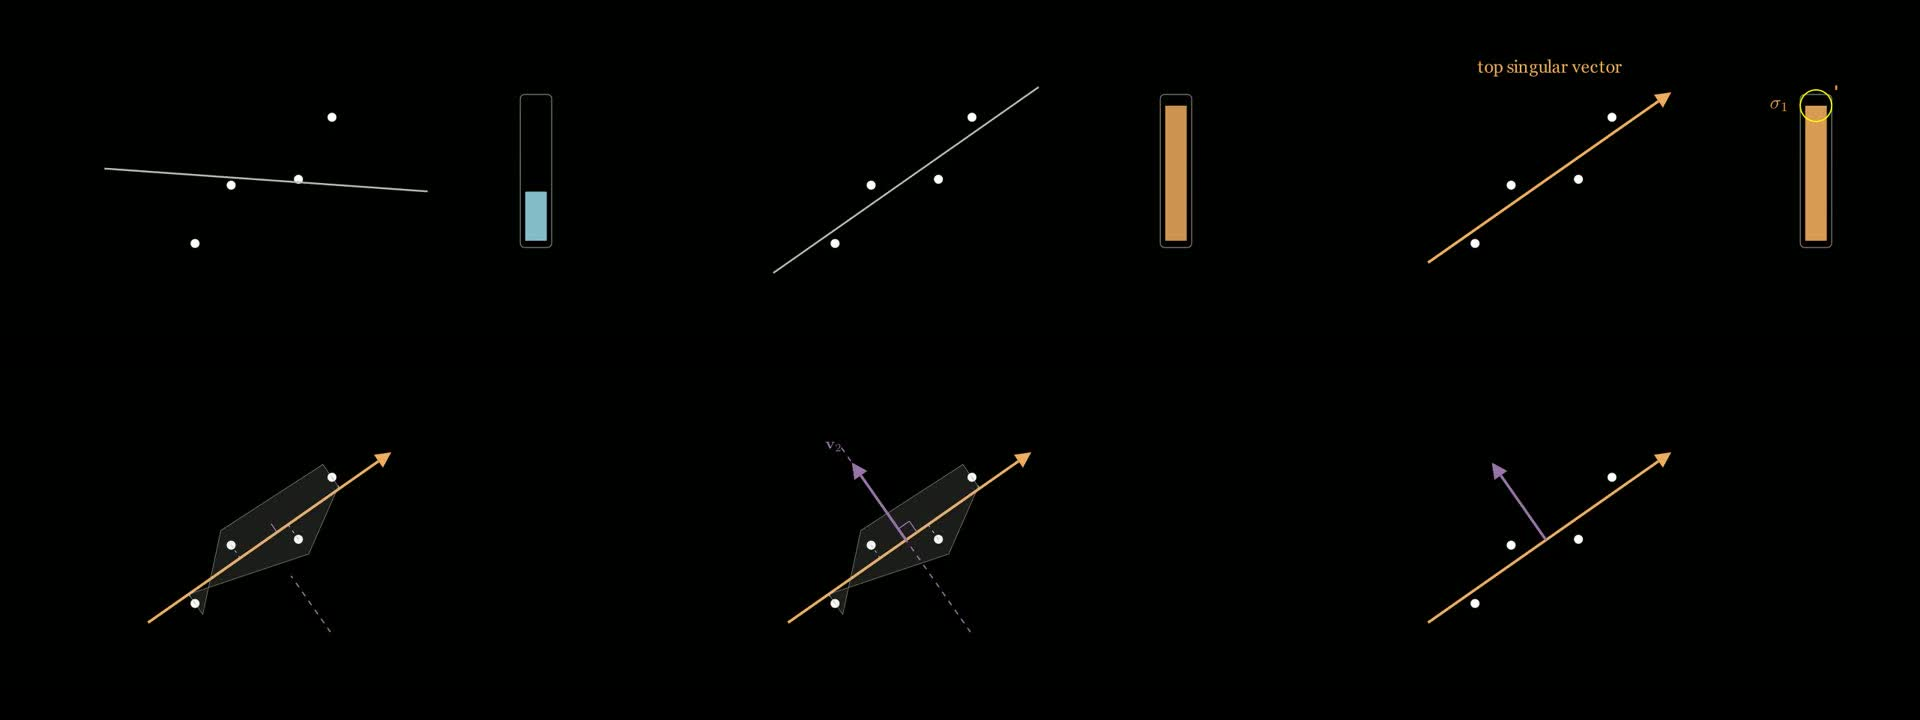

Write the Python code that produced this figure.
"""
Scene: scene_002
Narration: Keep sweeping and watch the tally bar. It peaks exactly when the line cuts through the long diagonal...
Duration: 30.7s
Generated: 2026-11-16T20:14:56.405105
"""

from manim import *
from src.utils.coordinate_system_helpers import attach_axis_labels, create_coordinate_system, plot_function_on_system
from src.utils.notation_helpers import create_notation, create_notation_transform_target, create_text_label
from src.utils.pi_characters import create_character_for_role, create_character_lineup, create_pi_teacher, create_pi_students, create_speech_bubble
from src.utils.animation_patterns import progressive_write, dim_and_focus, staged_transform, execute_animation_steps
from src.utils.layout_tracker import LayoutTracker
from src.utils.geometry_helpers import connect, drop_perpendicular, on_axes, perpendicular_foot
from src.utils.narration_sync import sync_to, sync_to_end

class Scene_002(Scene):
    def construct(self):
        layout = LayoutTracker()

        center = np.array([-1.2, 0.0, 0.0])
        optimal_angle = np.arctan2(2.1, 3.0)
        u_dir = np.array([np.cos(optimal_angle), np.sin(optimal_angle), 0.0])
        v_dir = np.array([-np.sin(optimal_angle), np.cos(optimal_angle), 0.0])

        # Purpose [beat_004, beat_005, beat_006]: The data points whose diagonal alignment defines the winning direction.
        pt1 = center - 2.1 * u_dir - 0.25 * v_dir
        pt2 = center - 0.7 * u_dir + 0.35 * v_dir
        pt3 = center + 0.6 * u_dir - 0.40 * v_dir
        pt4 = center + 2.0 * u_dir + 0.30 * v_dir
        point_cloud = VGroup(*(Dot(p, radius=0.1, color=WHITE) for p in [pt1, pt2, pt3, pt4]))
        layout.register("point_cloud", point_cloud)

        # Purpose [beat_004, beat_005]: The score bar that rises as the candidate line improves and peaks at the best fit.
        tally_bg = RoundedRectangle(
            corner_radius=0.1,
            width=0.7,
            height=3.4,
            stroke_color=GRAY_C,
            stroke_width=2,
            fill_color=BLACK,
            fill_opacity=0.6,
        ).move_to(RIGHT * 4.8 + UP * 0.2)
        layout.register("tally_bg", tally_bg)

        tally_track_base = tally_bg.get_bottom() + UP * 0.15
        max_bar_height = 3.0

        theta_tracker = ValueTracker(optimal_angle - 0.75)

        def get_tally_height():
            diff = theta_tracker.get_value() - optimal_angle
            factor = max(0.18, np.cos(diff) ** 4)
            return factor * max_bar_height

        projection_tally = always_redraw(
            lambda: Rectangle(
                width=0.48,
                height=get_tally_height(),
                fill_color=BLUE_B if abs(theta_tracker.get_value() - optimal_angle) > 0.08 else GOLD_C,
                fill_opacity=0.85,
                stroke_width=0,
            ).move_to(tally_track_base + UP * (get_tally_height() / 2.0))
        )
        layout.register("projection_tally", projection_tally)

        # Purpose [beat_004]: The sweeping tested direction that rotates until it best matches the data.
        line_half_len = 3.6
        candidate_line = always_redraw(
            lambda: Line(
                start=center - line_half_len * np.array([np.cos(theta_tracker.get_value()), np.sin(theta_tracker.get_value()), 0.0]),
                end=center + line_half_len * np.array([np.cos(theta_tracker.get_value()), np.sin(theta_tracker.get_value()), 0.0]),
                color=GRAY_B,
                stroke_width=4,
            )
        )
        layout.register("candidate_line", candidate_line)

        # Initial appearance
        self.play(
            FadeIn(point_cloud, shift=UP * 0.2),
            Create(tally_bg),
            Create(candidate_line),
            FadeIn(projection_tally),
            run_time=1.0,
        )
        self.wait(0.9)

        # Sweep candidate line toward optimal diagonal alignment while tally bar climbs
        self.play(
            theta_tracker.animate.set_value(optimal_angle),
            run_time=6.5,
            rate_func=smooth,
        )
        self.wait(0.9)

        # Lock in candidate line: freeze dynamic redraws into fixed objects
        candidate_line.clear_updaters()
        projection_tally.clear_updaters()

        # Purpose [beat_004, beat_005, beat_006]: The winning direction through the points, revealing the top singular vector.
        best_line_v1 = Arrow(
            start=center - 3.2 * u_dir,
            end=center + 3.4 * u_dir,
            color=GOLD_C,
            stroke_width=6,
            buff=0,
            max_tip_length_to_length_ratio=0.15,
        )
        layout.register("best_line_v1", best_line_v1)
        layout.unregister("candidate_line")

        static_tally = Rectangle(
            width=0.48,
            height=max_bar_height,
            fill_color=GOLD_C,
            fill_opacity=0.9,
            stroke_width=0,
        ).move_to(tally_track_base + UP * (max_bar_height / 2.0))

        self.play(
            ReplacementTransform(candidate_line, best_line_v1),
            ReplacementTransform(projection_tally, static_tally),
            run_time=1.5,
        )
        self.play(
            Indicate(best_line_v1, color=GOLD_A, scale_factor=1.03),
            run_time=1.2,
        )
        self.wait(0.9)

        # Purpose [beat_005]: Marks the peak of the tally to connect the best fit with the highest score.
        peak_highlight = Circle(
            radius=0.35,
            color=YELLOW_C,
            stroke_width=3,
        ).move_to(static_tally.get_top())
        layout.register("peak_highlight", peak_highlight)

        # Purpose [beat_005]: Names the winning direction without adding extra explanation.
        top_singular_vector_label = Text("top singular vector", font_size=28, color=GOLD_C)
        layout.place_label(top_singular_vector_label, "top_singular_vector_label", anchor="best_line_v1", preferred=UP, buff=0.35)

        self.play(
            Create(peak_highlight),
            Write(top_singular_vector_label),
            run_time=1.2,
        )

        # Purpose [beat_005]: Shows the name of the first singular value tied to the peak score.
        singular_value_formula = MathTex(r"\sigma_1", color=GOLD_C, font_size=40)
        layout.place_label(singular_value_formula, "singular_value_formula", anchor="peak_highlight", preferred=LEFT, buff=0.3)

        self.play(
            Write(singular_value_formula),
            Circumscribe(peak_highlight, color=GOLD_B, run_time=1.4),
        )
        self.wait(1.6)

        # Clear side tally and formulas to open space for residual analysis
        layout.unregister("peak_highlight")
        layout.unregister("top_singular_vector_label")
        layout.unregister("singular_value_formula")
        layout.unregister("tally_bg")
        layout.unregister("projection_tally")

        self.play(
            FadeOut(tally_bg),
            FadeOut(static_tally),
            FadeOut(peak_highlight),
            FadeOut(top_singular_vector_label),
            FadeOut(singular_value_formula),
            run_time=1.2,
        )

        # Purpose [beat_006]: A faint band of leftover spread off the main line.
        poly_pts = [
            pt1 - 0.3 * v_dir,
            pt2 + 0.4 * v_dir,
            pt4 + 0.35 * v_dir,
            pt4 - 0.25 * v_dir,
            pt3 - 0.4 * v_dir,
            pt1 + 0.25 * v_dir,
        ]
        residual_spread = Polygon(
            *poly_pts,
            stroke_color=GRAY_B,
            stroke_width=1.5,
            stroke_opacity=0.6,
            fill_color=GRAY_B,
            fill_opacity=0.15,
        )
        layout.register("residual_spread", residual_spread)

        residual_drops = VGroup()
        for pt in [pt1, pt2, pt3, pt4]:
            proj_point = center + np.dot(pt - center, u_dir) * u_dir
            residual_drops.add(
                DashedLine(pt, proj_point, color=GRAY_B, stroke_width=2, dash_length=0.08)
            )

        self.play(
            FadeIn(residual_spread),
            Create(residual_drops),
            run_time=1.5,
        )
        self.wait(1.1)

        # Purpose [beat_006]: Shows the next best direction must be perpendicular to avoid measuring the same spread twice.
        perpendicular_guide = DashedLine(
            start=center - 2.5 * v_dir,
            end=center + 2.5 * v_dir,
            color=PURPLE_C,
            stroke_width=3,
            dash_length=0.12,
        )
        layout.register("perpendicular_guide", perpendicular_guide)

        elbow_size = 0.3
        right_angle = VGroup(
            Line(center + elbow_size * u_dir, center + elbow_size * u_dir + elbow_size * v_dir, color=PURPLE_B, stroke_width=2),
            Line(center + elbow_size * u_dir + elbow_size * v_dir, center + elbow_size * v_dir, color=PURPLE_B, stroke_width=2),
        )

        self.play(
            Create(perpendicular_guide),
            Create(right_angle),
            run_time=1.5,
        )
        self.wait(0.9)

        # Purpose [beat_006]: The perpendicular second singular vector that captures the remaining spread.
        second_axis_v2 = Arrow(
            start=center,
            end=center + 2.1 * v_dir,
            color=PURPLE_C,
            stroke_width=6,
            buff=0,
            max_tip_length_to_length_ratio=0.18,
        )
        layout.register("second_axis_v2", second_axis_v2)

        v2_label = MathTex(r"\mathbf{v}_2", color=PURPLE_C, font_size=34)
        layout.place_label(v2_label, "v2_label", anchor="second_axis_v2", preferred=UL, buff=0.25)

        self.play(
            GrowArrow(second_axis_v2),
            run_time=1.5,
        )
        self.play(
            Write(v2_label),
            run_time=1.0,
        )
        self.wait(1.6)

        # Clean non-carry-out objects to leave point_cloud, best_line_v1, second_axis_v2
        layout.unregister("residual_spread")
        layout.unregister("perpendicular_guide")
        layout.unregister("v2_label")

        self.play(
            FadeOut(residual_spread),
            FadeOut(residual_drops),
            FadeOut(perpendicular_guide),
            FadeOut(right_angle),
            FadeOut(v2_label),
            run_time=1.2,
        )
        self.wait(1.9)

        # Total animation time: 30.5s
